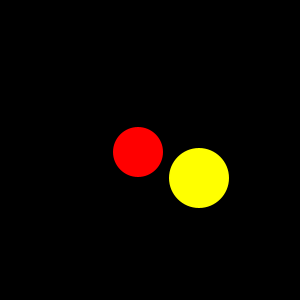
Frame 1 (no input)
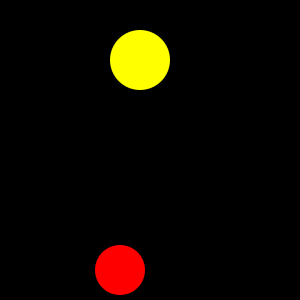
Frame 60 (the mouse pressed at the canvas centre just before this capture)
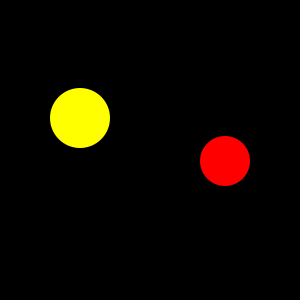
Frame 120 (the mouse held since frame 60 and released just before this capture)

The Processing sketch that drew these frames (run headless with seeded random() and noise(); from frame 60 on, the mouse is pressed at the canvas centre):

// Processing sketch: sketch_06_particles_bounce
// ── sketch_06_particles_bounce.pde
Particle p;
Particle p2;

void setup(){
 
  size(300,300);
  noStroke();
  
  //コンストラクタに引き渡すパラメータに色を設定
  p = new Particle(133.0, 150.0, 50.0, 5.0, 2.0, color(255,0,0)); 
  p2 = new Particle(200.0, 180.0, 60.0, -1.0, -2.0, color(255,255,0)); 
}
 
void draw(){
  
  background(0);
  p.update();
  p2.update();
  p.display();
  p2.display();
}

class Particle{
  float x;
  float y;
  float d;
  float vx;
  float vy;
  color c; //colorの変数cを追加
  
  //コンストラクタのパラメータに　color _cを追加
  Particle(float _x, float _y, float _d, float _vx, float _vy, color _c){
    x = _x;
    y = _y;
    d = _d;
    vx = _vx;
    vy = _vy;
    c = _c;     // cに初期値を設定
  }
  
  void display(){
    fill(c); //cで塗りつぶし
    ellipse(x, y, d, d); 
  }
  
  void update(){
    x = x + vx;
    y = y + vy;
    
    if(x < d/2){
      vx *= -1;
      x = d/2;
    }
    
    if(x > width - d/2){
      vx *= -1;
      x = width - d/2;
    }
    
    if(y < d/2){
      vy *= -1;
      y = d/2;
    }
    
    if(y > height - d/2){
      vy *= -1;
       y = height - d/2;
    }
    
  }
  
}
